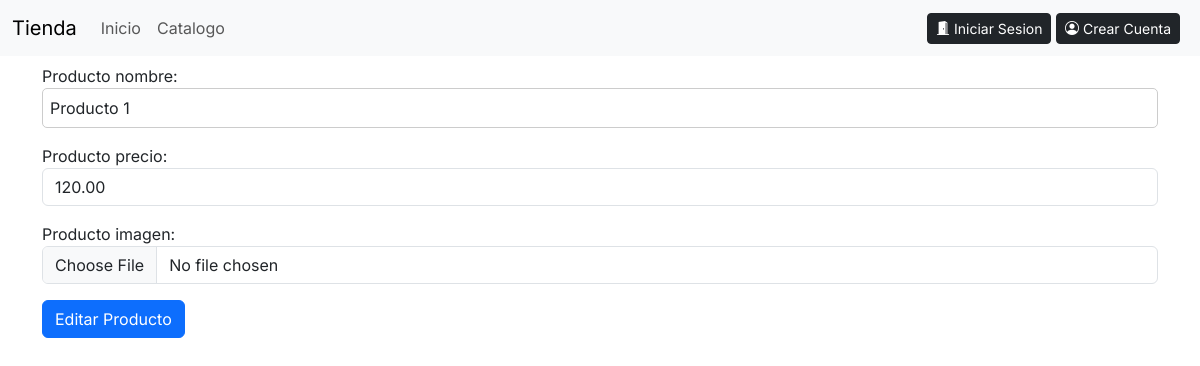
/productos/editar_producto/1, run on an earlier commit of the app's database.
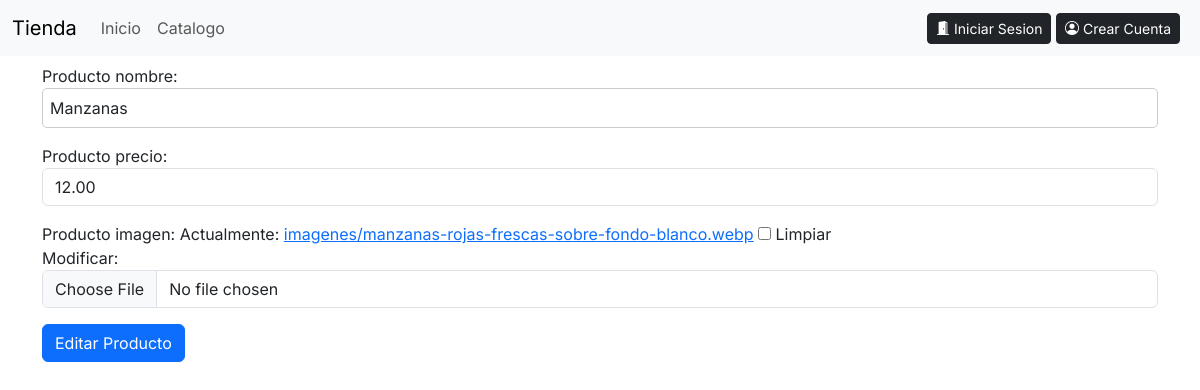
And on a later commit of the database.
### Productos/models.py (models this page shows, shortened)
class Producto(models.Model):
    producto_nombre = models.TextField(max_length=100)
    producto_precio = models.DecimalField(max_digits=10, decimal_places=2)
    producto_imagen = models.ImageField(upload_to='imagenes/', null=True, blank=True)
    class Meta:
        permissions = [("puede_administrar_productos", "Puede administrar productos")]
        ordering = ['producto_nombre'] # Ordenamos la lista de productos por el nombre

### Productos/views.py (the view, shortened to what this page needs)
# urls.py: path('editar_producto/<int:id>', EditarProductoView.as_view(), name='editar_producto'),
class EditarProductoView(FormView):
    template_name = 'editar_productos.html'
    form_class = forms.ProductoEditarForm
    success_url = reverse_lazy('administracion_productos')
    def get_form_kwargs(self):
        kwargs = super().get_form_kwargs()
        id = self.kwargs.get('id')
        producto = get_object_or_404(Producto, id=id)
        kwargs['instance'] = producto
        return kwargs

### Productos/forms.py (shortened to what this page needs)
class ProductoEditarForm(forms.ModelForm): # Editar productos
    class Meta:
        model = Producto
        fields = ['producto_nombre', 'producto_precio', 'producto_imagen']
        widgets = {
            "producto_nombre": forms.TextInput(attrs={"class": "form-control", "type": "text"}),
            "producto_precio": forms.TextInput(attrs={"class": "form-control", "type": "number"}),
            "producto_imagen": forms.ClearableFileInput(attrs={"class": "form-control", "type": "file"}),
        }

### Productos/templates/editar_productos.html (shortened to what this page needs)
{% extends "base.html" %}
{% load static %}
{% block content %}
<div class="container py-2">
    <form method="post" enctype="multipart/form-data">
        <div>
            {{form.as_p}}
            <button type="submit" class="btn btn-primary">Editar Producto</button>
        </div>
    </form>
</div>
{% endblock content %}

What changed in the data, as far as the page shows it:
changed Producto: producto_nombre "Producto 1" → "Manzanas"; producto_precio "120.00" → "12.00"
Also different on the page:
form field as_p: (not shown) → "☐"
text no longer shown: "Producto nombre: Producto precio: Producto imagen:"
text now shown: "Producto nombre: Producto precio: Producto imagen: Actualmente: imagenes/manzanas-rojas-frescas-sobre-fondo-blanco.webp Limpiar Modificar:"
